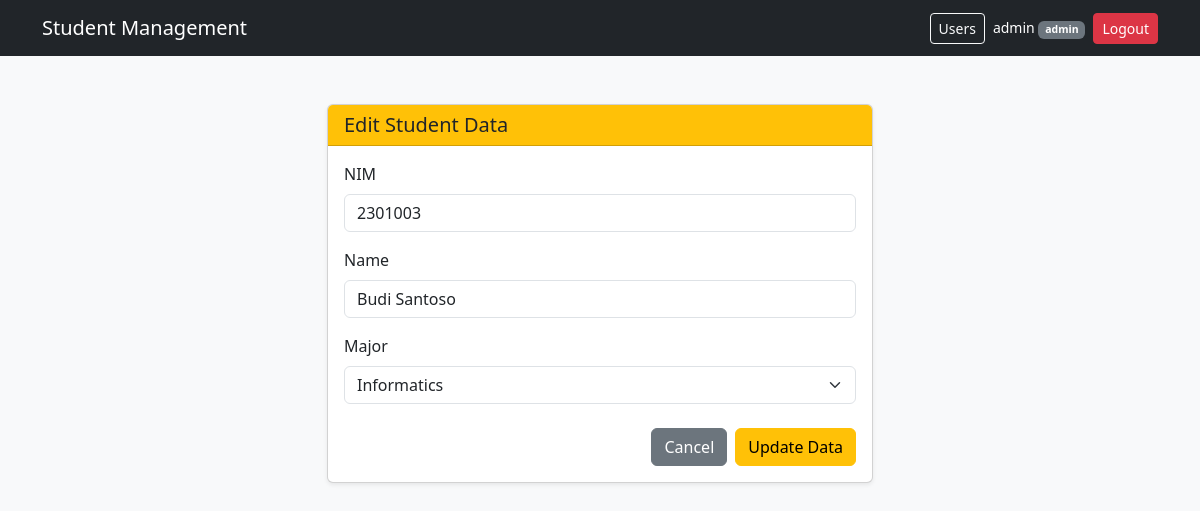
/edit.php?id=7 (signed in), run on the app's committed database.
### tables this page shows
CREATE TABLE `students` (
  `id` int(11) NOT NULL,
  `nim` varchar(20) NOT NULL,
  `name` varchar(100) NOT NULL,
  `major_id` int(11) NOT NULL
);

CREATE TABLE `majors` (
  `id` int(11) NOT NULL,
  `name` varchar(50) NOT NULL
);

### edit.php (the view, shortened to what this page needs)
<?php
include 'config.php';
$id = $_GET['id'];
$stmt = mysqli_prepare(
    $conn,
    "SELECT * FROM students WHERE id = ?"
);
mysqli_stmt_bind_param($stmt, "i", $id);
mysqli_stmt_execute($stmt);
$data = mysqli_fetch_assoc(
    mysqli_stmt_get_result($stmt)
);
$majors = mysqli_query(
    $conn,
    "SELECT id, name FROM majors ORDER BY name"
);
?>
<!DOCTYPE html>
<html lang="en">
<head>
    <link
        href="https://cdn.jsdelivr.net/npm/bootstrap@5.3.0/dist/css/bootstrap.min.css"
        rel="stylesheet">
</head>
<body class="bg-light">
    <?php include 'navbar.php'; ?>
    <div class="container mt-5">
        <div class="row justify-content-center">
            <div class="col-md-6">
                <div class="card shadow-sm">
                    <div class="card-header bg-warning text-dark">
                        <h5 class="mb-0">Edit Student Data</h5>
                    </div>
                    <div class="card-body">
                        <form method="POST" action="">
                            <div class="mb-3">
                                <label for="nim" class="form-label">
                                    NIM
                                </label>
                                <input
                                    type="text"
                                    class="form-control"
                                    id="nim"
                                    name="nim"
                                    value="<?= htmlspecialchars($data['nim']) ?>"
                                    required>
                            </div>
                            <div class="mb-3">
                                <label for="name" class="form-label">
                                    Name
                                </label>
                                <input
                                    type="text"
                                    class="form-control"
                                    id="name"
                                    name="name"
                                    value="<?= htmlspecialchars($data['name']) ?>"
                                    required>
                            </div>
                            <div class="mb-4">
                                <label for="major_id" class="form-label">
                                    Major
                                </label>
                                <select
                                    class="form-select"
                                    id="major_id"
                                    name="major_id"
                                    required>
                                    <?php while ($m = mysqli_fetch_assoc($majors)): ?>
                                        <option
                                            value="<?= $m['id'] ?>"
                                            <?= $m['id'] == $data['major_id'] ? 'selected' : '' ?>>
                                            <?= htmlspecialchars($m['name']) ?>
                                        </option>
                                    <?php endwhile; ?>
                                </select>
                            </div>
                            <div class="d-grid gap-2 d-md-flex justify-content-md-end">
                                <a href="index.php"
                                   class="btn btn-secondary">
                                    Cancel
                                </a>
                                <button
                                    type="submit"
                                    name="update"
                                    class="btn btn-warning">
                                    Update Data
                                </button>
                            </div>
                        </form>
                    </div>
                </div>
            </div>
        </div>
    </div>
</body>
</html>

### data on the page
students: nim "2301003", name "Budi Santoso", major_id "Informatics"

### other printed values
$_SESSION['username'] "admin"
$_SESSION['role'] "admin"
